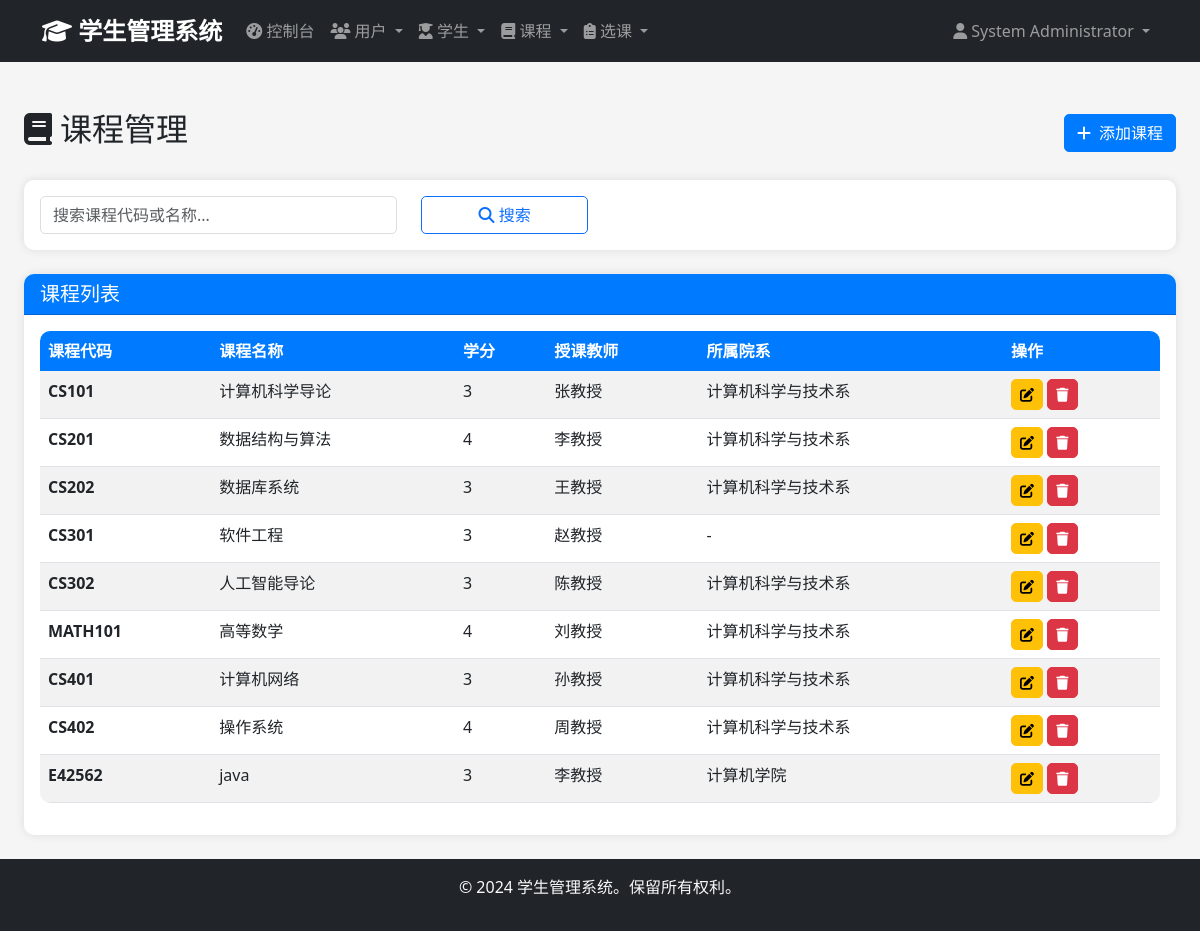
Screenshot of /admin/courses (signed in) with the database file from the repository.
### app/models/user.py (models this page shows, shortened)
class User(UserMixin, db.Model):
    __tablename__ = 'users'
    id = db.Column(db.Integer, primary_key=True)
    username = db.Column(db.String(50), unique=True, nullable=False)
    email = db.Column(db.String(100), unique=True, nullable=False)
    password_hash = db.Column(db.String(255), nullable=False)
    full_name = db.Column(db.String(100), nullable=False)
    phone = db.Column(db.String(20))
    role = db.Column(db.Enum('admin', 'student', name='user_role'), nullable=False, default='student')
    is_active = db.Column(db.Boolean, default=True)
    created_at = db.Column(db.DateTime, default=datetime.utcnow)
    updated_at = db.Column(db.DateTime, default=datetime.utcnow, onupdate=datetime.utcnow)
    administrator = db.relationship('Administrator', backref='user', uselist=False, cascade='all, delete-orphan')
    def is_admin(self):
        return self.role == 'admin'

### app/models/course.py (models this page shows, shortened)
class Course(db.Model):
    __tablename__ = 'courses'
    id = db.Column(db.Integer, primary_key=True)
    course_code = db.Column(db.String(20), unique=True, nullable=False)
    course_name = db.Column(db.String(100), nullable=False)
    description = db.Column(db.Text)
    credits = db.Column(db.Integer, nullable=False, default=3)
    department = db.Column(db.String(100))
    instructor = db.Column(db.String(100))
    created_at = db.Column(db.DateTime, default=datetime.utcnow)
    updated_at = db.Column(db.DateTime, default=datetime.utcnow, onupdate=datetime.utcnow)
    enrollments = db.relationship('Enrollment', backref='course', lazy='dynamic', cascade='all, delete-orphan')

### app/views/admin.py (the view)
@admin_bp.route('/courses')
@login_required
@admin_required
def courses():
    page = request.args.get('page', 1, type=int)
    search = request.args.get('search', '')
    query = Course.query
    if search:
        query = query.filter(
            (Course.course_code.contains(search)) |
            (Course.course_name.contains(search)) |
            (Course.instructor.contains(search))
        )
    courses = query.paginate(
        page=page,
        per_page=20,
        error_out=False
    )
    return render_template('admin/courses/index.html', courses=courses, search=search)

### app/views/auth.py (called while the page is built)
def admin_required(f):
    @wraps(f)
    def decorated_function(*args, **kwargs):
        if not current_user.is_authenticated or not current_user.is_admin():
            flash('访问被拒绝。需要管理员权限。', 'error')
            return redirect(url_for('auth.login'))
        return f(*args, **kwargs)
    return decorated_function

### app/templates/admin/courses/index.html (shortened to what this page needs)
{% extends "base.html" %}
{% block content %}
<div class="container-fluid mt-4">
    <div class="d-flex justify-content-between align-items-center mb-4">
        <h2>
            <i class="fas fa-book me-2"></i>课程管理
        </h2>
        <a href="{{ url_for('admin.create_course') }}" class="btn btn-primary">
            <i class="fas fa-plus me-2"></i>添加课程
        </a>
    </div>
    <div class="card mb-4">
        <div class="card-body">
            <form method="GET" action="{{ url_for('admin.courses') }}">
                <div class="row">
                    <div class="col-md-4">
                        <input type="text" class="form-control" name="search" placeholder="搜索课程代码或名称..."
                               value="{{ request.args.get('search', '') }}">
                    </div>
                    <div class="col-md-2">
                        <button type="submit" class="btn btn-outline-primary w-100">
                            <i class="fas fa-search"></i> 搜索
                        </button>
                    </div>
                </div>
            </form>
        </div>
    </div>
    <div class="card">
        <div class="card-header">
            <h5 class="mb-0">课程列表</h5>
        </div>
        <div class="card-body">
            {% if courses %}
            <div class="table-responsive">
                <table class="table table-striped">
                    <thead>
                        <tr>
                            <th>课程代码</th>
                            <th>课程名称</th>
                            <th>学分</th>
                            <th>授课教师</th>
                            <th>所属院系</th>
                            <th>操作</th>
                        </tr>
                    </thead>
                    <tbody>
                        {% for course in courses %}
                        <tr>
                            <td><strong>{{ course.course_code }}</strong></td>
                            <td>{{ course.course_name }}</td>
                            <td>{{ course.credits }}</td>
                            <td>{{ course.instructor or '未分配' }}</td>
                            <td>{{ course.department or '-' }}</td>
                            <td>
                                <a href="{{ url_for('admin.edit_course', course_id=course.id) }}"
                                   class="btn btn-sm btn-warning" title="编辑">
                                    <i class="fas fa-edit"></i>
                                </a>
                                <button type="button" class="btn btn-sm btn-danger delete-course"
                                        data-id="{{ course.id }}" data-name="{{ course.course_name }}" title="删除">
                                    <i class="fas fa-trash"></i>
                                </button>
                            </td>
                        </tr>
                        {% endfor %}
                    </tbody>
                </table>
            </div>
            {% endif %}
        </div>
    </div>
</div>
{% endblock %}

### app/templates/base.html (shortened to what this page needs)
<!DOCTYPE html>
<html lang="zh-CN">
<head>
    <link href="https://cdn.jsdelivr.net/npm/bootstrap@5.3.0/dist/css/bootstrap.min.css" rel="stylesheet">
    <link href="https://cdnjs.cloudflare.com/ajax/libs/font-awesome/6.4.0/css/all.min.css" rel="stylesheet">
    <link href="{{ url_for('static', filename='css/style.css') }}" rel="stylesheet">
</head>
<body>
    {% if current_user.is_authenticated %}
    <nav class="navbar navbar-expand-lg navbar-dark bg-dark">
        <div class="container">
            <a class="navbar-brand" href="{{ url_for('main.dashboard') }}">
                <i class="fas fa-graduation-cap"></i> 学生管理系统
            </a>
            <div class="collapse navbar-collapse" id="navbarNav">
                <ul class="navbar-nav me-auto">
                    {% if current_user.is_admin() %}
                    <li class="nav-item">
                        <a class="nav-link" href="{{ url_for('admin.dashboard') }}">
                            <i class="fas fa-tachometer-alt"></i> 控制台
                        </a>
                    </li>
                    <li class="nav-item dropdown">
                        <a class="nav-link dropdown-toggle" href="#" data-bs-toggle="dropdown">
                            <i class="fas fa-users"></i> 用户
                        </a>
                    </li>
                    <li class="nav-item dropdown">
                        <a class="nav-link dropdown-toggle" href="#" data-bs-toggle="dropdown">
                            <i class="fas fa-user-graduate"></i> 学生
                        </a>
                    </li>
                    <li class="nav-item dropdown">
                        <a class="nav-link dropdown-toggle" href="#" data-bs-toggle="dropdown">
                            <i class="fas fa-book"></i> 课程
                        </a>
                    </li>
                    <li class="nav-item dropdown">
                        <a class="nav-link dropdown-toggle" href="#" data-bs-toggle="dropdown">
                            <i class="fas fa-clipboard-list"></i> 选课
                        </a>
                    </li>
                    {% endif %}
                </ul>
                <ul class="navbar-nav">
                    <li class="nav-item dropdown">
                        <a class="nav-link dropdown-toggle" href="#" data-bs-toggle="dropdown">
                            <i class="fas fa-user"></i> {{ current_user.full_name }}
                        </a>
                    </li>
                </ul>
            </div>
        </div>
    </nav>
    {% endif %}
    <main class="container-fluid py-4">
        {% block content %}{% endblock %}
    </main>
    <footer class="bg-dark text-light text-center py-3 mt-auto">
        <div class="container">
            <p>&copy; 2024 学生管理系统。保留所有权利。</p>
        </div>
    </footer>
</body>
</html>

### app/static/css/style.css (style rules this page uses)
:root { --primary-color: #007bff; --secondary-color: #6c757d; --success-color: #28a745; --danger-color: #dc3545; --warning-color: #ffc107; --info-color: #17a2b8; --dark-color: #343a40; --light-color: #f8f9fa; }
body { min-height: 100vh; display: flex; flex-direction: column; background-color: #f5f5f5; font-family: 'Segoe UI', Tahoma, Geneva, Verdana, sans-serif; }
main { flex: 1; }
.navbar-brand { font-weight: bold; font-size: 1.5rem; }
.navbar-nav .nav-link { transition: color 0.3s; }
.card { border: none; border-radius: 10px; box-shadow: 0 0 10px rgba(0,0,0,0.1); transition: transform 0.3s, box-shadow 0.3s; }
.card-header { background-color: var(--primary-color); color: white; border-radius: 10px 10px 0 0 !important; font-weight: 600; }
.btn { border-radius: 5px; transition: all 0.3s; }
.btn-primary { background-color: var(--primary-color); border-color: var(--primary-color); }
.btn-danger { background-color: var(--danger-color); border-color: var(--danger-color); }
.table { background-color: white; border-radius: 10px; overflow: hidden; }
.table thead th { background-color: var(--primary-color); color: white; border: none; }
.form-control, .form-select { border-radius: 5px; border: 1px solid #ddd; transition: border-color 0.3s, box-shadow 0.3s; }
footer { margin-top: auto; }

### rows the page displays
User: full_name "System Administrator"
Course: course_code "CS101", course_name "计算机科学导论", credits "3", instructor "张教授", department "计算机科学与技术系"
Course: course_code "CS201", course_name "数据结构与算法", credits "4", instructor "李教授", department "计算机科学与技术系"
Course: course_code "CS202", course_name "数据库系统", credits "3", instructor "王教授", department "计算机科学与技术系"
Course: course_code "CS301", course_name "软件工程", credits "3", instructor "赵教授", department "-"
Course: course_code "CS302", course_name "人工智能导论", credits "3", instructor "陈教授", department "计算机科学与技术系"
Course: course_code "MATH101", course_name "高等数学", credits "4", instructor "刘教授", department "计算机科学与技术系"
Course: course_code "CS401", course_name "计算机网络", credits "3", instructor "孙教授", department "计算机科学与技术系"
Course: course_code "CS402", course_name "操作系统", credits "4", instructor "周教授", department "计算机科学与技术系"
Course: course_code "E42562", course_name "java", credits "3", instructor "李教授", department "计算机学院"
